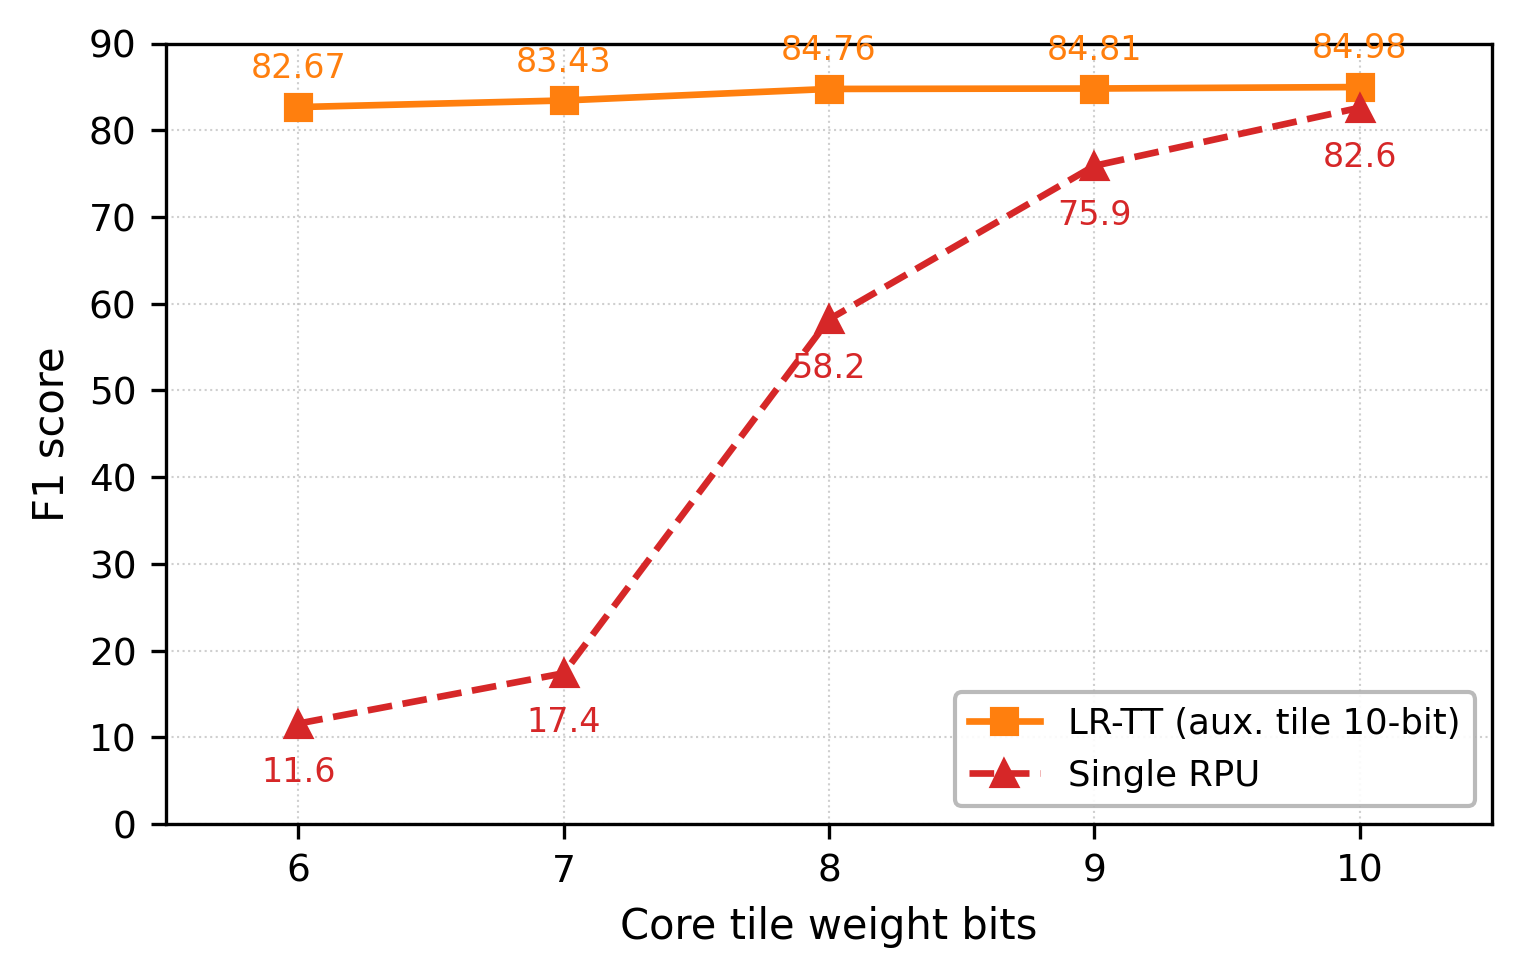

The Python source for this figure:
"""Figure 5(h): Core tile (C) bit sweep — fixed condition, constantstepideal + Single RPU baseline."""
import numpy as np
import matplotlib
matplotlib.use('Agg')
import matplotlib.pyplot as plt

data = [
    {'bits': 6,  'f1': 82.67, 'trial': 'T359'},
    {'bits': 7,  'f1': 83.43, 'trial': 'T360'},
    {'bits': 8,  'f1': 84.76, 'trial': 'T474'},
    {'bits': 9,  'f1': 84.81, 'trial': 'T475'},
    {'bits': 10, 'f1': 84.98, 'trial': 'T267'},
]

single_rpu = [
    {'bits': 6,  'f1': 11.6},
    {'bits': 7,  'f1': 17.4},
    {'bits': 8,  'f1': 58.2},
    {'bits': 9,  'f1': 75.9},
    {'bits': 10, 'f1': 82.6},
]

bits = [d['bits'] for d in data]
f1s  = [d['f1']   for d in data]
sr_bits = [d['bits'] for d in single_rpu]
sr_f1s  = [d['f1']   for d in single_rpu]

plt.rcParams.update({
    'font.size': 9, 'axes.labelsize': 10,
    'xtick.labelsize': 9, 'ytick.labelsize': 9,
    'axes.linewidth': 0.8,
})

fig, ax = plt.subplots(figsize=(5.0, 3.2))
ax.plot(bits, f1s, 's-', color='#ff7f0e', linewidth=1.6, markersize=6, zorder=3,
        label='LR-TT (aux. tile 10-bit)')
ax.plot(sr_bits, sr_f1s, '^--', color='#d62728', linewidth=1.6, markersize=6, zorder=3,
        label='Single RPU')

for b, f in zip(bits, f1s):
    ax.annotate(f'{f:.2f}', (b, f),
                textcoords='offset points', xytext=(0, 7),
                fontsize=8, ha='center', color='#ff7f0e')

for b, f in zip(sr_bits, sr_f1s):
    oy = -14 if b != 14 else 7
    ax.annotate(f'{f:.1f}', (b, f),
                textcoords='offset points', xytext=(0, oy),
                fontsize=8, ha='center', color='#d62728')

ax.legend(loc='lower right', fontsize=8.5, framealpha=0.9, edgecolor='0.7')
ax.set_xlabel('Core tile weight bits')
ax.set_ylabel('F1 score')
all_bits = sorted(set(bits + sr_bits))
ax.set_xticks(all_bits)
ax.set_xlim(min(all_bits) - 0.5, max(all_bits) + 0.5)
ax.set_ylim(0, 90)
ax.grid(True, linestyle=':', linewidth=0.5, alpha=0.6)
fig.tight_layout(pad=0.5)

OUT = '/root/LRTT/examples/bert/results/plots/fig5h_c_bit_sweep.png'
fig.savefig(OUT, dpi=300, bbox_inches='tight')
fig.savefig(OUT.replace('.png', '.svg'), bbox_inches='tight')
print(f'Saved: {OUT}')
